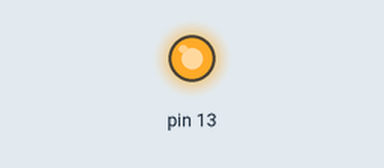
This sketch was run on a simulated Arduino Uno, built with avr-gcc and run on an emulated ATmega328P. Shown: output pins drawn as LEDs (lit = HIGH).

Above: at 0.2 s.
At 29.0 s:
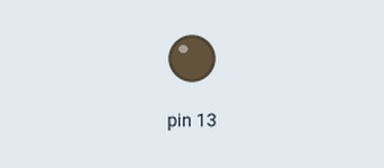
Timing chart, 0 to 39.0 s (numbered marks = the images above):
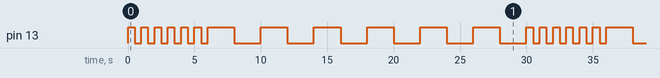

Measured:
- by itself, pin 13: repeats every 30.0 s: 6 × (HIGH 2.0 s, LOW 2.0 s), 6 × (HIGH 0.50 s, LOW 0.50 s)
- by itself, everything shown: repeats every 30.0 s, in 24 steps

The sketch:

Blink.ino
```cpp
void setup() {

  pinMode(13 , OUTPUT );
}
int i = 0;
void loop() {

  for(i=0 ; i <= 5 ; i++ ){
    digitalWrite(13 , HIGH );
    delay(500);
    digitalWrite(13 , LOW );
    delay(500);
  }
  for(i=0 ; i <= 5 ; i++ ){
    digitalWrite(13 , HIGH );
    delay(2000);
    digitalWrite(13 , LOW );
    delay(2000);
  }
}
```
